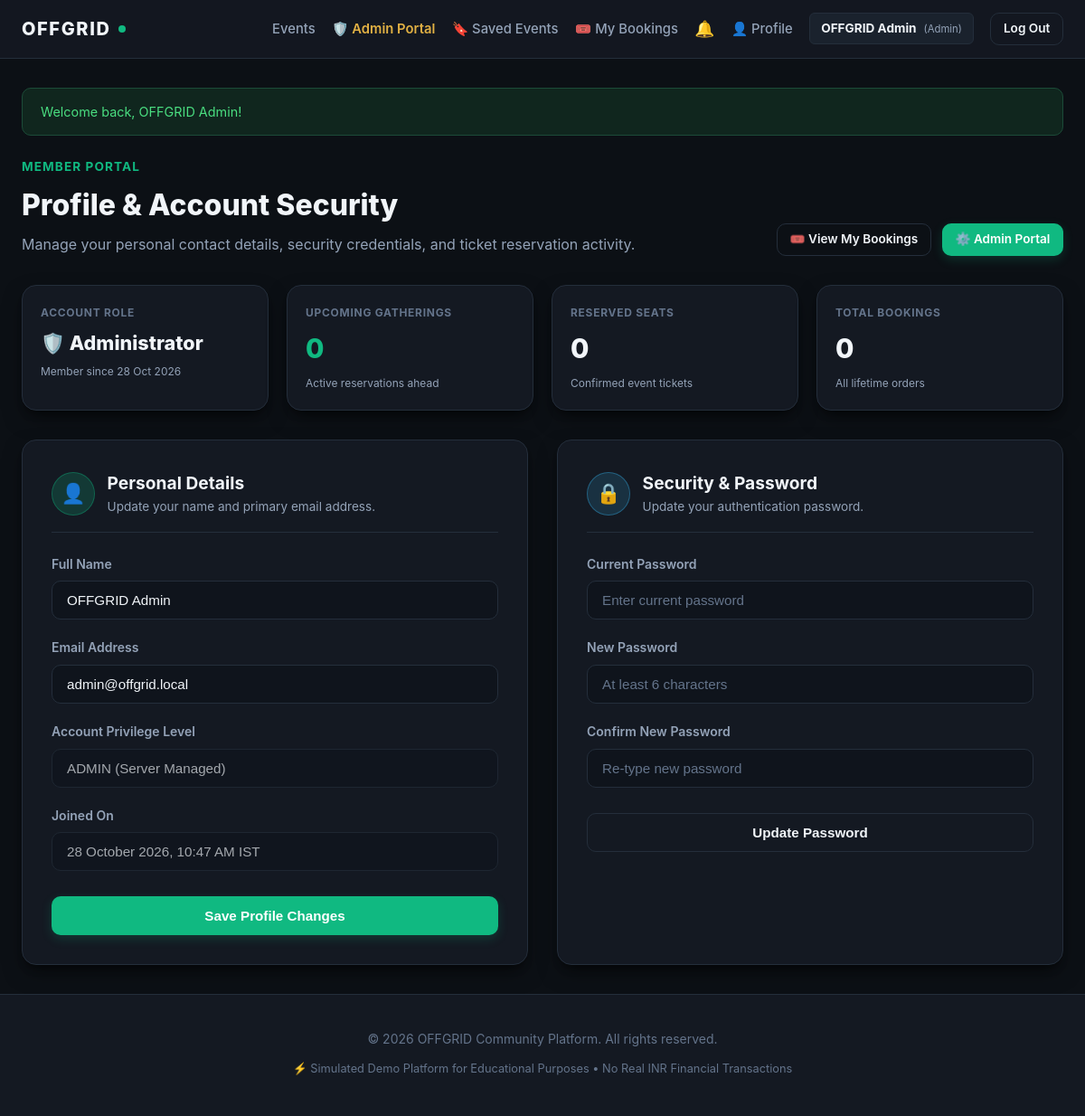
The app's page /profile.php (signed in) with its own data.
### tables this page shows
CREATE TABLE `users` (
    `id` INT AUTO_INCREMENT PRIMARY KEY,
    `name` VARCHAR(100) NOT NULL,
    `email` VARCHAR(150) NOT NULL UNIQUE,
    `password` VARCHAR(255) NOT NULL,
    `role` ENUM('admin', 'user') NOT NULL DEFAULT 'user',
    `status` ENUM('active', 'suspended') NOT NULL DEFAULT 'active'
        COMMENT 'active = normal access; suspended = login blocked',
    `created_at` TIMESTAMP DEFAULT CURRENT_TIMESTAMP,
    INDEX `idx_users_status` (`status`)
);

### includes/notify.php (called while the page is built, shortened)
<?php
function get_unread_notification_count(PDO $pdo, int $userId): int {
    try {
        $stmt = $pdo->prepare('SELECT COUNT(*) FROM notifications WHERE user_id = ? AND is_read = 0');
        $stmt->execute([$userId]);
        return (int)$stmt->fetchColumn();
    } catch (PDOException $e) {
        error_log('[OFFGRID NOTIFY COUNT] ' . $e->getMessage());
        return 0;
    }
}

### profile.php (the view, shortened to what this page needs)
<?php
require_once __DIR__ . '/config/db.php';
require_once __DIR__ . '/includes/functions.php';
$currentUser = current_user();
$errors = [];
try {
    $stmt = $pdo->prepare('SELECT id, name, email, role, password, created_at FROM users WHERE id = ?');
    $stmt->execute([$currentUser['id']]);
} catch (PDOException $e) {
    error_log('[OFFGRID PROFILE LOAD ERROR] ' . $e->getMessage());
}
$stats = [
    'total_bookings' => 0,
    'confirmed_seats' => 0,
    'upcoming_count' => 0,
    'cancelled_count' => 0,
];
try {
    $bStmt = $pdo->prepare('
        SELECT
            COUNT(b.id) AS total_bookings,
            COALESCE(SUM(CASE WHEN b.payment_status = "confirmed" THEN b.tickets_count ELSE 0 END), 0) AS confirmed_seats,
            COUNT(CASE WHEN b.payment_status = "confirmed" AND e.event_date >= CURDATE() THEN 1 END) AS upcoming_count,
            COUNT(CASE WHEN b.payment_status = "cancelled" THEN 1 END) AS cancelled_count
        FROM bookings b
        JOIN events e ON b.event_id = e.id
        WHERE b.user_id = ?
    ');
    $bStmt->execute([$currentUser['id']]);
    $metrics = $bStmt->fetch();
    if ($metrics) {
        $stats['total_bookings']  = (int)$metrics['total_bookings'];
        $stats['confirmed_seats'] = (int)$metrics['confirmed_seats'];
        $stats['upcoming_count']  = (int)$metrics['upcoming_count'];
        $stats['cancelled_count'] = (int)$metrics['cancelled_count'];
    }
} catch (PDOException $e) {
    error_log('[OFFGRID PROFILE STATS ERROR] ' . $e->getMessage());
}
require_once __DIR__ . '/includes/header.php';
?>
<div style="margin-bottom: 2rem; display: flex; justify-content: space-between; align-items: flex-end; flex-wrap: wrap; gap: 1rem;">
    <div>
        <div style="font-size: 0.85rem; text-transform: uppercase; letter-spacing: 0.08em; color: var(--brand-accent); font-weight: 700; margin-bottom: 0.35rem;">
            Member Portal
        </div>
        <h1 style="font-size: 2rem; font-weight: 800; margin-bottom: 0.35rem;">Profile & Account Security</h1>
        <p style="color: var(--text-secondary);">
            Manage your personal contact details, security credentials, and ticket reservation activity.
        </p>
    </div>
    <div style="display: flex; gap: 0.75rem;">
        <a href="my-bookings.php" class="btn btn-outline btn-sm">🎟️ View My Bookings</a>
        <?php if (is_admin()): ?>
            <a href="admin/index.php" class="btn btn-primary btn-sm">⚙️ Admin Portal</a>
        <?php endif; ?>
    </div>
</div>
<div style="display: grid; grid-template-columns: repeat(auto-fit, minmax(200px, 1fr)); gap: 1.25rem; margin-bottom: 2rem;">
    <div class="stat-card" style="background: var(--bg-surface); border: 1px solid var(--border-subtle); border-radius: var(--radius-lg); padding: 1.25rem; box-shadow: var(--shadow-soft);">
        <div style="font-size: 0.75rem; text-transform: uppercase; letter-spacing: 0.06em; color: var(--text-muted); font-weight: 700; margin-bottom: 0.4rem;">
            Account Role
        </div>
        <div style="font-size: 1.35rem; font-weight: 800; color: var(--text-primary); text-transform: capitalize;">
            <?= e($user['role']) === 'admin' ? '🛡️ Administrator' : '👤 Community Member' ?>
        </div>
        <div style="font-size: 0.75rem; color: var(--text-secondary); margin-top: 0.3rem;">
            Member since <?= e(date('d M Y', strtotime($user['created_at']))) ?>
        </div>
    </div>
    <div class="stat-card" style="background: var(--bg-surface); border: 1px solid var(--border-subtle); border-radius: var(--radius-lg); padding: 1.25rem; box-shadow: var(--shadow-soft);">
        <div style="font-size: 0.75rem; text-transform: uppercase; letter-spacing: 0.06em; color: var(--text-muted); font-weight: 700; margin-bottom: 0.4rem;">
            Upcoming Gatherings
        </div>
        <div style="font-size: 1.85rem; font-weight: 800; color: var(--brand-accent);">
            <?= $stats['upcoming_count'] ?>
        </div>
        <div style="font-size: 0.75rem; color: var(--text-secondary); margin-top: 0.3rem;">
            Active reservations ahead
        </div>
    </div>
    <div class="stat-card" style="background: var(--bg-surface); border: 1px solid var(--border-subtle); border-radius: var(--radius-lg); padding: 1.25rem; box-shadow: var(--shadow-soft);">
        <div style="font-size: 0.75rem; text-transform: uppercase; letter-spacing: 0.06em; color: var(--text-muted); font-weight: 700; margin-bottom: 0.4rem;">
            Reserved Seats
        </div>
        <div style="font-size: 1.85rem; font-weight: 800; color: var(--text-primary);">
            <?= $stats['confirmed_seats'] ?>
        </div>
        <div style="font-size: 0.75rem; color: var(--text-secondary); margin-top: 0.3rem;">
            Confirmed event tickets
        </div>
    </div>
    <div class="stat-card" style="background: var(--bg-surface); border: 1px solid var(--border-subtle); border-radius: var(--radius-lg); padding: 1.25rem; box-shadow: var(--shadow-soft);">
        <div style="font-size: 0.75rem; text-transform: uppercase; letter-spacing: 0.06em; color: var(--text-muted); font-weight: 700; margin-bottom: 0.4rem;">
            Total Bookings
        </div>
        <div style="font-size: 1.85rem; font-weight: 800; color: var(--text-primary);">
            <?= $stats['total_bookings'] ?>
        </div>
        <div style="font-size: 0.75rem; color: var(--text-secondary); margin-top: 0.3rem;">
            <?= $stats['cancelled_count'] > 0 ? "Includes {$stats['cancelled_count']} cancelled" : "All lifetime orders" ?>
        </div>
    </div>
</div>
<div class="profile-forms-grid">
    <div style="background: var(--bg-surface); border: 1px solid var(--border-subtle); border-radius: var(--radius-lg); padding: 2rem; box-shadow: var(--shadow-soft);">
        <div style="display: flex; align-items: center; gap: 0.85rem; margin-bottom: 1.5rem; padding-bottom: 1rem; border-bottom: 1px solid var(--border-subtle);">
            <div style="width: 48px; height: 48px; border-radius: 50%; background: var(--brand-accent-glow); border: 1px solid rgba(16, 185, 129, 0.35); display: flex; align-items: center; justify-content: center; font-size: 1.35rem; color: var(--brand-accent);">
                👤
            </div>
            <div>
                <h2 style="font-size: 1.2rem; font-weight: 700; color: var(--text-primary);">Personal Details</h2>
                <p style="font-size: 0.85rem; color: var(--text-secondary);">Update your name and primary email address.</p>
            </div>
        </div>
        <form action="profile.php" method="POST">
            <div class="form-group" style="margin-bottom: 1.25rem;">
                <label for="name" class="form-label">Full Name</label>
                <input
                    type="text"
                    id="name"
                    name="name"
                    class="form-control <?= isset($errors['name']) ? 'is-invalid' : '' ?>"
                    value="<?= e($_POST['name'] ?? $user['name']) ?>"
                    required
                >
            </div>
            <div class="form-group" style="margin-bottom: 1.25rem;">
                <label for="email" class="form-label">Email Address</label>
                <input
                    type="email"
                    id="email"
                    name="email"
                    class="form-control <?= isset($errors['email']) ? 'is-invalid' : '' ?>"
                    value="<?= e($_POST['email'] ?? $user['email']) ?>"
                    required
                >
            </div>
            <div class="form-group" style="margin-bottom: 1.25rem;">
                <label class="form-label">Account Privilege Level</label>
                <input
                    type="text"
                    class="form-control"
                    value="<?= e(strtoupper($user['role'])) ?> (Server Managed)"
                    disabled
                    style="opacity: 0.65; cursor: not-allowed;"
                >
            </div>
            <div class="form-group" style="margin-bottom: 1.75rem;">
                <label class="form-label">Joined On</label>
                <input
                    type="text"
                    class="form-control"
                    value="<?= e(date('d F Y, g:i A', strtotime($user['created_at']))) ?> IST"
                    disabled
                    style="opacity: 0.65; cursor: not-allowed;"
                >
            </div>
            <button type="submit" class="btn btn-primary" style="width: 100%;">
                Save Profile Changes
            </button>
        </form>
    </div>
    <div style="background: var(--bg-surface); border: 1px solid var(--border-subtle); border-radius: var(--radius-lg); padding: 2rem; box-shadow: var(--shadow-soft);">
        <div style="display: flex; align-items: center; gap: 0.85rem; margin-bottom: 1.5rem; padding-bottom: 1rem; border-bottom: 1px solid var(--border-subtle);">
            <div style="width: 48px; height: 48px; border-radius: 50%; background: rgba(56, 189, 248, 0.15); border: 1px solid rgba(56, 189, 248, 0.35); display: flex; align-items: center; justify-content: center; font-size: 1.35rem; color: #38bdf8;">
                🔒
            </div>
            <div>
                <h2 style="font-size: 1.2rem; font-weight: 700; color: var(--text-primary);">Security & Password</h2>
                <p style="font-size: 0.85rem; color: var(--text-secondary);">Update your authentication password.</p>
            </div>
        </div>
        <form action="profile.php" method="POST">
            <div class="form-group" style="margin-bottom: 1.25rem;">
                <label for="current_password" class="form-label">Current Password</label>
                <input
                    type="password"
                    id="current_password"
                    name="current_password"
                    class="form-control <?= isset($errors['current_password']) ? 'is-invalid' : '' ?>"
                    placeholder="Enter current password"
                    required
                >
            </div>
            <div class="form-group" style="margin-bottom: 1.25rem;">
                <label for="new_password" class="form-label">New Password</label>
                <input
                    type="password"
                    id="new_password"
                    name="new_password"
                    class="form-control <?= isset($errors['new_password']) ? 'is-invalid' : '' ?>"
                    placeholder="At least 6 characters"
                    required
                >
            </div>
            <div class="form-group" style="margin-bottom: 1.75rem;">
                <label for="confirm_password" class="form-label">Confirm New Password</label>
                <input
                    type="password"
                    id="confirm_password"
                    name="confirm_password"
                    class="form-control <?= isset($errors['confirm_password']) ? 'is-invalid' : '' ?>"
                    placeholder="Re-type new password"
                    required
                >
            </div>
            <button type="submit" class="btn btn-outline" style="width: 100%;">
                Update Password
            </button>
        </form>
    </div>
</div>
<?php
require_once __DIR__ . '/includes/footer.php';
?>

### includes/header.php (shortened to what this page needs)
<?php
require_once __DIR__ . '/functions.php';
$currentUser = current_user();
$base = isset($is_admin_area) && $is_admin_area ? '../' : '';
$_notifUnread = 0;
if ($currentUser) {
    require_once __DIR__ . '/notify.php';
    global $pdo;
    if ($pdo instanceof PDO) {
        $_notifUnread = get_unread_notification_count($pdo, (int)$currentUser['id']);
    }
}
?>
<!DOCTYPE html>
<html lang="en-IN">
<head>
    <link rel="stylesheet" href="<?= $base ?>assets/css/style.css?v=<?= @filemtime(__DIR__ . '/../assets/css/style.css') ?>">
</head>
<body>
<header class="site-header">
    <div class="nav-container">
        <a href="<?= $base ?>index.php" class="site-brand">
            OFFGRID <span class="brand-dot"></span>
        </a>
        <nav id="siteNav">
            <ul class="nav-links" id="primaryNavLinks">
                <li><a href="<?= $base ?>index.php" class="nav-link">Events</a></li>
                <?php if ($currentUser): ?>
                    <?php if (is_admin()): ?>
                        <li><a href="<?= $base ?>admin/index.php" class="nav-link admin-link">🛡️ Admin Portal</a></li>
                    <?php endif; ?>
                    <li><a href="<?= $base ?>saved-events.php" class="nav-link">🔖 Saved Events</a></li>
                    <li><a href="<?= $base ?>my-bookings.php" class="nav-link">🎟️ My Bookings</a></li>
                    <li class="desktop-only">
                        <a href="<?= $base ?>notifications.php" class="nav-link notif-bell-link" title="Notifications" aria-label="Notifications (<?= $_notifUnread ?> unread)">
                            <span class="notif-bell-wrap">
                                🔔
                            </span>
                        </a>
                    </li>
                    <li><a href="<?= $base ?>profile.php" class="nav-link">👤 Profile</a></li>
                    <li>
                        <a href="<?= $base ?>profile.php" class="user-badge" style="text-decoration: none;" title="Manage Profile & Security">
                            <strong><?= e($currentUser['name']) ?></strong>
                            <small>(<?= e(ucfirst($currentUser['role'])) ?>)</small>
                        </a>
                    </li>
                    <li class="nav-logout-item">
                        <a href="<?= $base ?>logout.php" class="btn btn-outline btn-sm" style="width: 100%; text-align: center;">Log Out</a>
                    </li>
                <?php else: ?>
                    <li><a href="<?= $base ?>login.php" class="nav-link">Log In</a></li>
                    <li><a href="<?= $base ?>register.php" class="btn btn-primary btn-sm" style="width: 100%; text-align: center;">Join OFFGRID</a></li>
                <?php endif; ?>
            </ul>
        </nav>
    </div>
</header>
<main class="main-wrapper">
    <div class="page-container">
        <?= render_flash() ?>

### records on screen
users: name "OFFGRID Admin", role "Admin", created_at "28 Oct 2026", email "admin@offgrid.local", role "ADMIN (Server Managed)", created_at "28 October 2026, 10:47 AM IST"

### other values on screen
$message "Welcome back, OFFGRID Admin!"
$stats['upcoming_count'] "0"
$stats['confirmed_seats'] "0"
$stats['total_bookings'] "0"
